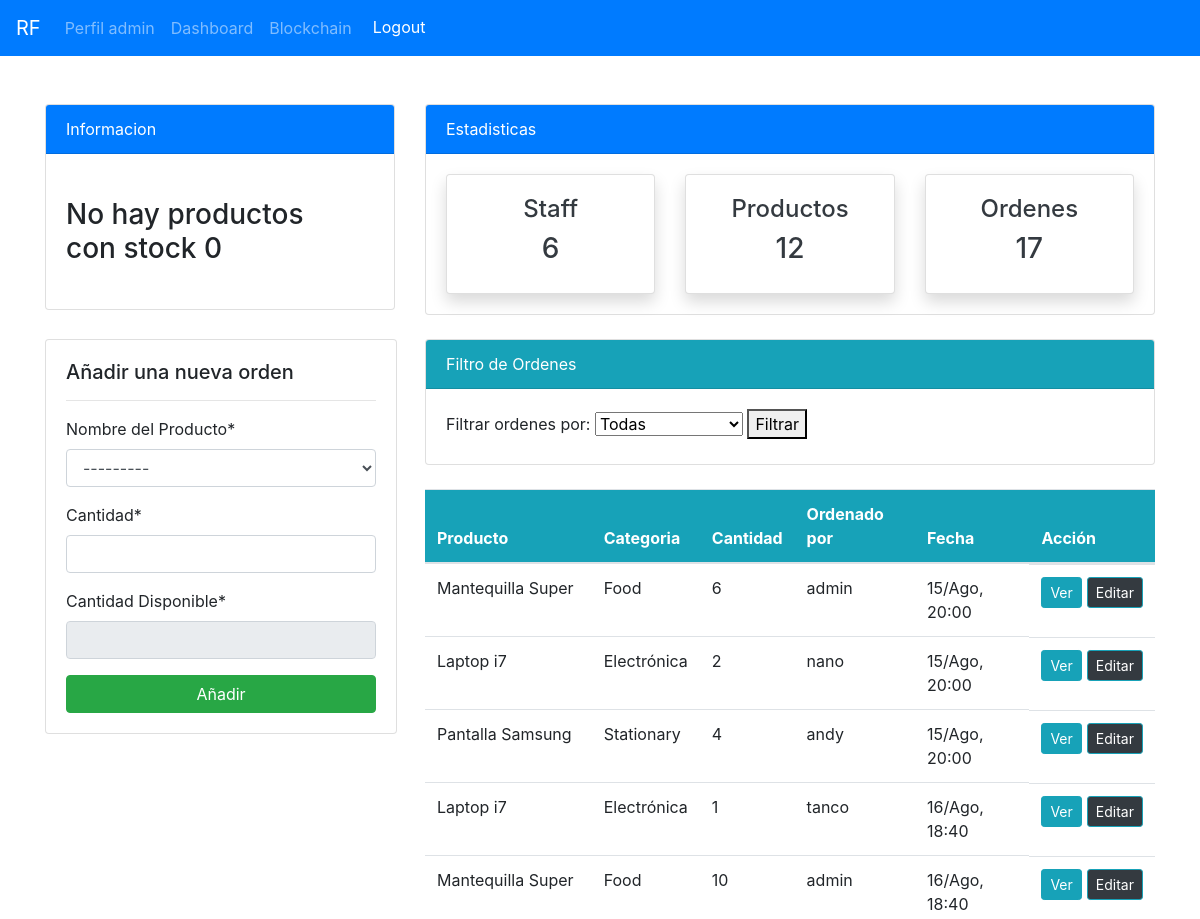
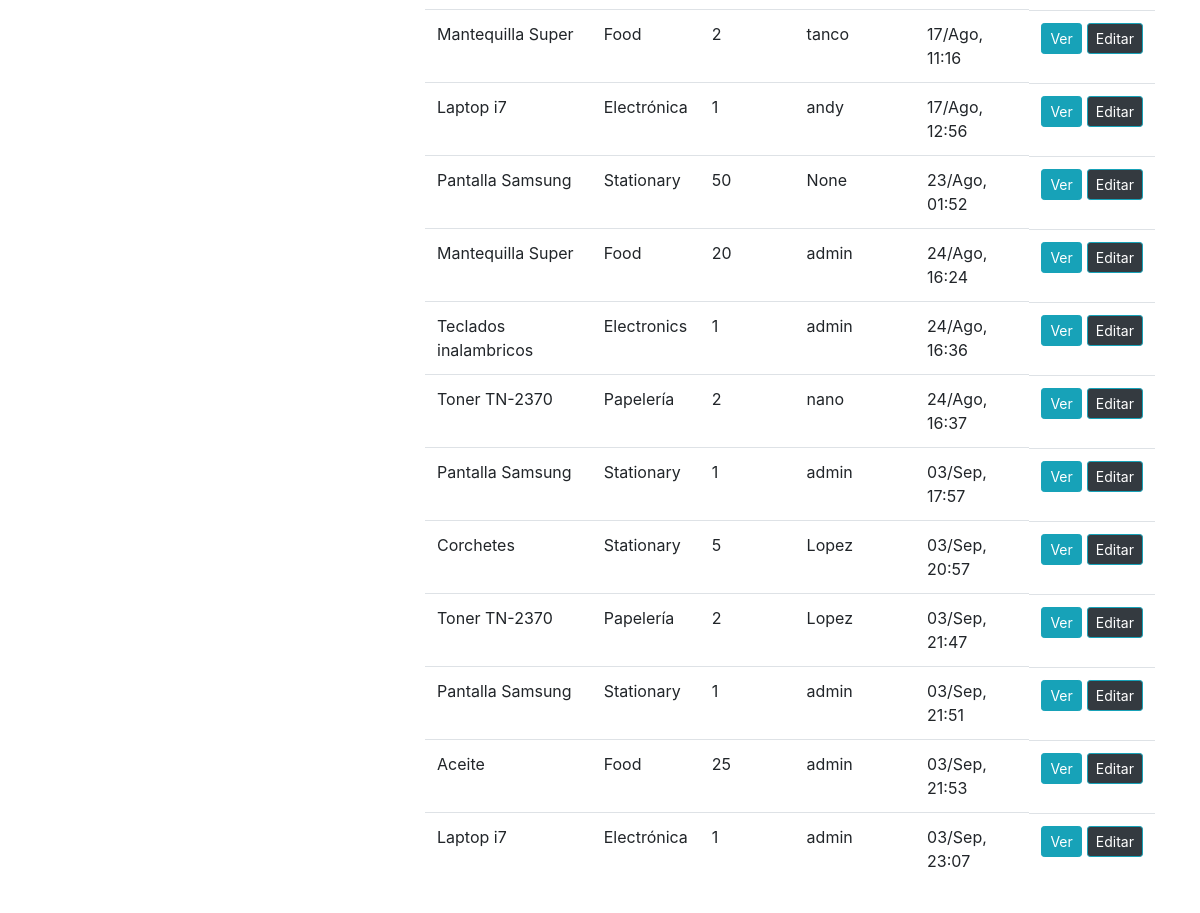
Screenshot of /ordenes/ (signed in) with the database file from the repository (2 pictures, top to bottom).
### api/models.py (models this page shows, shortened)
class Order(models.Model):
    product = models.ForeignKey(Product, on_delete=models.CASCADE, null=True)
    staff = models.ForeignKey(User, on_delete=models.CASCADE, null=True)
    order_quantity = models.PositiveIntegerField(null=True)
    date = models.DateTimeField(auto_now_add= True)
    completado = models.BooleanField(default=False)
    objects = OrderManager()  #se asigna el manager personalizado

class Product(models.Model):
    name = models.CharField(max_length=100, null=True)
    quantity = models.PositiveIntegerField(null=True)
    category = models.CharField(max_length=50, choices=CATEGORY, null=True)
    def __str__(self):
        return f'{self.name}-{self.quantity}'

### api/views.py (the view)
# urls.py: path("ordenes/", views.ordenes, name = "api-ordenes"),
@login_required(login_url='user-login')
def ordenes(request):
    if 'filter' in request.GET:
        filter_type = request.GET['filter']
        if filter_type == 'completadas':
            orders = Order.objects.completadas()
        elif filter_type == 'no_completadas':
            orders = Order.objects.no_completadas()
        else:
            orders = Order.objects.all()
    else:
        orders = Order.objects.all()
    workers_count = User.objects.all().count()
    orders_count = orders.count()
    item_count = Product.objects.all().count()
    productos_con_stock_cero = Product.objects.filter(quantity=0)
    CATEGORY_TRANSLATIONS = {
    'Food': 'Alimentos',
    'Electronics': 'Electrónica',
    'Stationary': 'Papelería',
    }
    items = Product.objects.all()
    for items in items:
        items.category = CATEGORY_TRANSLATIONS.get(items.category, items.category)
    if request.method == "POST":
        form = OrderForm(request.POST)
        if form.is_valid():
            instance = form.save(commit=False)
            product = instance.product
            order_quantity = instance.order_quantity
            if product.quantity >= order_quantity:
                product.quantity -= order_quantity
                product.save()
                instance.staff = request.user
                instance.save()
                order_name = form.cleaned_data.get('product').name
                messages.success(request, f'La orden {order_name} ha sido añadida con éxito')
                return redirect("api-ordenes")
            else:
                messages.error(request, f'Stock insuficiente para el producto {product.name}. Quedan {product.quantity} unidades.')
    else:
        form = OrderForm()
    context = {
        'orders': orders,
        'form': form,
        'workers_count': workers_count,
        'orders_count': orders_count,
        'item_count': item_count,
        'productos_con_stock_cero': productos_con_stock_cero,
        'items':items,
    }
    return render(request, "dashboard/ordenes.html", context)

### api/forms.py (shortened to what this page needs)
class OrderForm(forms.ModelForm):
    product = forms.ModelChoiceField(
        queryset=Product.objects.filter(quantity__gt=0),  # Filtrar productos con stock mayor a 0
        label='Nombre del Producto',
        widget=forms.Select(attrs={'class': 'form-control'})
    )
    quantity_available = forms.IntegerField(
        label='Cantidad Disponible',
        widget=forms.NumberInput(attrs={'class': 'form-control', 'readonly': 'readonly'})
    )
    class Meta:
        model = Order
        fields = ['product', 'order_quantity', 'quantity_available']
        labels = {
            'product': 'Nombre del Producto',
            'order_quantity': 'Cantidad',
            'quantity_available': 'Cantidad Disponible'
        }
    def __init__(self, *args, **kwargs):
        super(OrderForm, self).__init__(*args, **kwargs)
        self.fields['product'].queryset = Product.objects.filter(quantity__gt=0)

### api/models.py (called while the page is built)
    def get_queryset(self):
        return OrderQuerySet(self.model, using=self._db)

### templates/dashboard/ordenes.html (shortened to what this page needs)
{% extends "partials/base.html" %}
{% load crispy_forms_tags %}
{% block content %}
{% include 'partials/topnav.html'%}
<div class = "container">
<div class="row my-4">
    <div class="col-md-4">
        <div class="card" style="width: 22rem;">
            <div class="card-body">
            <h5>Añadir una nueva orden</h5>
            <hr>
            <form method="POST">
                {{ form|crispy }}
                <input class="btn btn-success btn-block" type="submit" value="Añadir">
            </form>
        </div>
    </div>
</div>
    <div class="col-md-8">
        <div class="card">
            <div class="card-header bg-info text-white">Filtro de Ordenes</div>
            <div class="card-body">
        <form method="GET" action="{% url 'api-ordenes' %}">
            <label for="filter">Filtrar ordenes por:</label>
            <select name="filter" id="filter">
                <option value="">Todas</option>
            </select>
            <button type="submit">Filtrar</button>
        </form>
    </div>
</div>
<br>
        <table class="table bg-white">
            <thead class="bg-info text-white">
                <tr>
                    <th scope="col">Producto</th>
                    <th scope="col">Categoria</th>
                    <th scope="col">Cantidad</th>
                    <th scope="col">Ordenado por</th>
                    <th scope="col">Fecha</th>
                    <th scope="col">Acción</th>
                </tr>
            </thead>
            <tbody>
                {% for orders in orders %}
                <tr>
                    <td>{{ orders.product.name }}</td>
                    <td>{{ orders.product.category }}</td>
                    <td>{{ orders.order_quantity }}</td>
                    <td>{{ orders.staff }}</td>
                    <td>{{ orders.date|date:"d/M, H:i" }}</td>
                    <td style="display: flex; gap: 5px;">
                        <a class="btn btn-info btn-sm"
                           href="{% url 'api-ordenes-detail' orders.id %}">Ver</a>
                        <a class="btn btn-info btn-sm bg-dark"
                           href="{% url 'api-ordenes-edit' orders.id %}">Editar</a>
                    </td>
                </tr>
                {% endfor %}
            </tbody>
        </table>
    </div>
{% endblock %}

### templates/partials/nav.html (shortened to what this page needs)
<!DOCTYPE html>
<html lang="es">
<head>
    <link rel="stylesheet" href="https://stackpath.bootstrapcdn.com/bootstrap/4.5.2/css/bootstrap.min.css">
</head>
<body>
  {% load crispy_forms_tags %}
<nav class="navbar navbar-expand-lg navbar-dark bg-primary pl-3">
  <a class="navbar-brand" href="{% url "api-index" %}">RF</a>
  {% if user.is_authenticated %}
  <ul class="navbar-nav mr-0">
    <li class="nav-item">
      <a class="nav-link" href={% url "user-perfil" %}>Perfil {{ user.username }} </a>
    </li>
    <li class="nav-item">
      <a class="nav-link" href={% url "api-index" %}>Dashboard</a>
    </li>
    <li class="nav-item">
        {% if  user.is_authenticated and user.is_staff and user.is_superuser%}
        <a class="nav-link" href={% url "blockchain-dashboard" %}>Blockchain</a>
        {% endif %}
      </li>
      <li class="nav-item">
          <form method="post" action="{% url 'user-logout' %}">
          <button type="submit" class="btn btn-primary">Logout</button></form>
    </li>
  </ul>
    {% endif %}
</nav>
</body>

### static/style.css (style rules this page uses)
body { background: rgb(255,255,255); }

### rows the page displays
Order: product.name "Mantequilla Super", product.category "Food", order_quantity "6", staff "admin", date "15/Ago, 20:00"
Order: product.name "Laptop i7", product.category "Electrónica", order_quantity "2", staff "nano", date "15/Ago, 20:00"
Order: product.name "Pantalla Samsung", product.category "Stationary", order_quantity "4", staff "andy", date "15/Ago, 20:00"
Order: product.name "Laptop i7", product.category "Electrónica", order_quantity "1", staff "tanco", date "16/Ago, 18:40"
Order: product.name "Mantequilla Super", product.category "Food", order_quantity "10", staff "admin", date "16/Ago, 18:40"
Order: product.name "Mantequilla Super", product.category "Food", order_quantity "2", staff "tanco", date "17/Ago, 11:16"
Order: product.name "Laptop i7", product.category "Electrónica", order_quantity "1", staff "andy", date "17/Ago, 12:56"
Order: product.name "Pantalla Samsung", product.category "Stationary", order_quantity "50", staff "None", date "23/Ago, 01:52"
Order: product.name "Mantequilla Super", product.category "Food", order_quantity "20", staff "admin", date "24/Ago, 16:24"
Order: product.name "Teclados inalambricos", product.category "Electronics", order_quantity "1", staff "admin", date "24/Ago, 16:36"
Order: product.name "Toner TN-2370", product.category "Papelería", order_quantity "2", staff "nano", date "24/Ago, 16:37"
Order: product.name "Pantalla Samsung", product.category "Stationary", order_quantity "1", staff "admin", date "03/Sep, 17:57"
Order: product.name "Corchetes", product.category "Stationary", order_quantity "5", staff "Lopez", date "03/Sep, 20:57"
Order: product.name "Toner TN-2370", product.category "Papelería", order_quantity "2", staff "Lopez", date "03/Sep, 21:47"
Order: product.name "Pantalla Samsung", product.category "Stationary", order_quantity "1", staff "admin", date "03/Sep, 21:51"
Order: product.name "Aceite", product.category "Food", order_quantity "25", staff "admin", date "03/Sep, 21:53"
Order: product.name "Laptop i7", product.category "Electrónica", order_quantity "1", staff "admin", date "03/Sep, 23:07"

### other values shown
{{ user.username }} "admin"
{{ workers_count }} "6"
{{ item_count }} "12"
{{ orders_count }} "17"
